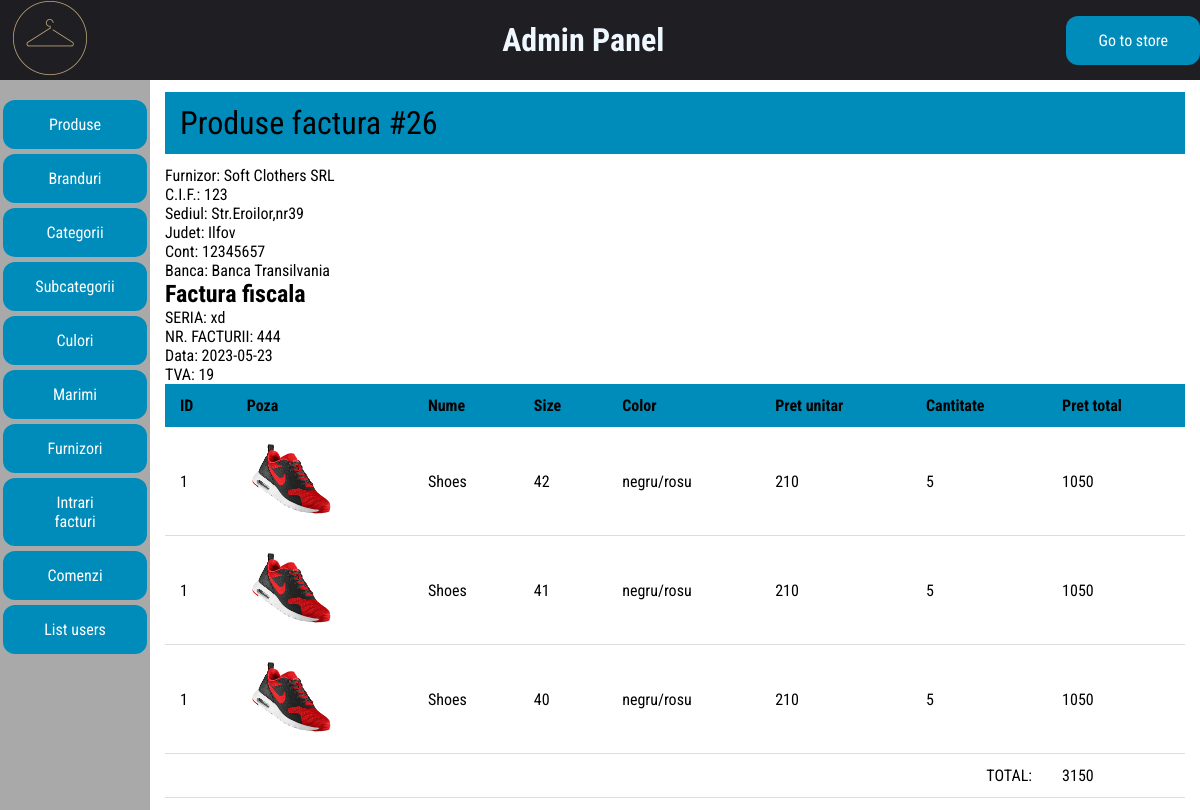
The page /admin_area/bills_details.php?id_factura=26 (signed in) on the database its author committed.
### tables this page shows
CREATE TABLE IF NOT EXISTS `intrarifacturi` (
  `ID` int NOT NULL AUTO_INCREMENT,
  `serie` varchar(32) NOT NULL,
  `nr` varchar(32) NOT NULL,
  `cod_furnizor` int NOT NULL,
  `data` date NOT NULL,
  `TVA` varchar(32) NOT NULL,
  `nr_aviz` varchar(32) NOT NULL,
  `pret_total` float NOT NULL,
  PRIMARY KEY (`ID`),
  KEY `cod_furnizor` (`cod_furnizor`)
);

CREATE TABLE IF NOT EXISTS `furnizori` (
  `ID` int NOT NULL AUTO_INCREMENT,
  `denumire` varchar(100) NOT NULL,
  `adresa` varchar(255) NOT NULL,
  `cod_judet` int NOT NULL,
  `IBAN` varchar(100) NOT NULL,
  `Banca` varchar(100) NOT NULL,
  `CIF` varchar(255) NOT NULL,
  PRIMARY KEY (`ID`),
  KEY `cod_judet` (`cod_judet`)
);

CREATE TABLE IF NOT EXISTS `judete` (
  `ID` int NOT NULL AUTO_INCREMENT,
  `denumire` varchar(16) NOT NULL,
  PRIMARY KEY (`ID`)
);

CREATE TABLE IF NOT EXISTS `intrariproduse` (
  `ID` int NOT NULL AUTO_INCREMENT,
  `cod_factura` int NOT NULL,
  `cod_produs` int NOT NULL,
  `cantitate` int NOT NULL,
  `cod_marime` int NOT NULL,
  `cod_culoare` int NOT NULL,
  `pret_unitar` float NOT NULL,
  PRIMARY KEY (`ID`),
  KEY `cod_factura` (`cod_factura`),
  KEY `cod_marime` (`cod_marime`),
  KEY `cod_produs` (`cod_produs`),
  KEY `cod_culoare` (`cod_culoare`)
);

CREATE TABLE IF NOT EXISTS `produse` (
  `ID` int NOT NULL AUTO_INCREMENT,
  `denumire` varchar(64) NOT NULL,
  `cod_brand` int NOT NULL,
  `cod_categorie` int NOT NULL,
  `pret` float NOT NULL,
  `descriere` varchar(255) NOT NULL,
  `keywords` varchar(255) NOT NULL,
  `cod_subcategorie` int NOT NULL,
  `produs_imagine1` varchar(255) NOT NULL,
  PRIMARY KEY (`ID`),
  KEY `cod_brand` (`cod_brand`),
  KEY `cod_categorie` (`cod_categorie`),
  KEY `cod_subcategorie` (`cod_subcategorie`)
);

CREATE TABLE IF NOT EXISTS `marimi` (
  `ID` int NOT NULL AUTO_INCREMENT,
  `denumire` varchar(32) NOT NULL,
  PRIMARY KEY (`ID`)
);

CREATE TABLE IF NOT EXISTS `culori` (
  `ID` int NOT NULL AUTO_INCREMENT,
  `denumire` varchar(64) NOT NULL,
  PRIMARY KEY (`ID`)
);

### admin_area/bills_details.php (the view, shortened to what this page needs)
<?php
include("../includes/connect.php");
if (isset($_GET['id_factura'])) {
  $id_comanda = $_GET['id_factura'];
  $f_query = mysqli_query($con, "SELECT *,f.denumire AS nume_furnizor,j.denumire AS nume_judet FROM intrarifacturi i
  INNER JOIN furnizori f ON i.cod_furnizor=f.ID
  INNER JOIN judete j ON f.cod_judet=j.ID
  WHERE i.ID=$id_comanda
  ");
  $furnizor_info = mysqli_fetch_assoc($f_query);
}
?>
<!DOCTYPE html>
<html lang="en">
<head>
  <link rel="stylesheet" href="admin_area/css/style.css">
  <link rel="stylesheet" href="css/style.css">
</head>
<body>
  <?php include("includes/header.php") ?>
  <div class="wrapper">
    <?php include("includes/sidebar.php") ?>
    <div class="container">
      <div class="order-detail-header">Produse factura #<?= $id_comanda ?> </div>
      <div class="info">
        <div class="shipping-info">
          <p>Furnizor: <?= $furnizor_info['nume_furnizor'] ?></p>
          <p>C.I.F.: <?= $furnizor_info['CIF'] ?> </p>
          <p>Sediul: <?= $furnizor_info['adresa'] ?></p>
          <p>Judet: <?= $furnizor_info['nume_judet'] ?></p>
          <p>Cont: <?= $furnizor_info['IBAN'] ?></p>
          <p>Banca: <?= $furnizor_info['Banca'] ?></p>
        </div>
        <div class="shipping-info">
          <h2>Factura fiscala</h2>
          <p>SERIA: <?= $furnizor_info['serie'] ?></p>
          <p>NR. FACTURII: <?= $furnizor_info['nr'] ?></p>
          <p>Data: <?= $furnizor_info['data'] ?></p>
          <p>TVA: <?= $furnizor_info['TVA'] ?></p>
        </div>
      </div>
      <div class="table-container">
        <table id="table_field">
          <thead>
            <th>ID</th>
            <th>Poza</th>
            <th>Nume</th>
            <th>Size</th>
            <th>Color</th>
            <th>Pret unitar</th>
            <th>Cantitate</th>
            <th>Pret total</th>
          </thead>
          <tbody>
            <?php
            $result_query = mysqli_query($con, "SELECT *,p.ID AS produs_ID,p.denumire AS nume_produs,m.denumire AS nume_marime,cl.denumire AS nume_culoare FROM intrariproduse i
            INNER JOIN produse p ON i.cod_produs=p.ID
            INNER JOIN marimi m ON i.cod_marime=m.ID
            INNER JOIN culori cl ON i.cod_culoare=cl.ID
            WHERE cod_factura=$id_comanda");
            $total = 0;
            while ($row = mysqli_fetch_assoc($result_query)) {
            ?>
              <tr>
                <td><?= $row['produs_ID'] ?></td>
                <td><img src="images/<?= $row['produs_imagine1'] ?>" alt=""></td>
                <td><?= $row['nume_produs'] ?></td>
                <td><?= $row['nume_marime'] ?></td>
                <td><?= $row['nume_culoare'] ?></td>
                <td><?= $row['pret_unitar'] ?></td>
                <td><?= $row['cantitate'] ?></td>
                <td><?= $row['pret_unitar'] * $row['cantitate'] ?></td>
              </tr>
            <?php
              $total += $row['pret_unitar'] * $row['cantitate'];
            }
            ?>
            <tr class="table-bottom">
              <td colspan="7" class="total">TOTAL: </td>
              <td><?= $total ?></td>
            </tr>
          </tbody>
        </table>
      </div>
    </div>
  </div>
</body>
</html>

### admin_area/css/style.css (style rules this page uses)
html { height: 100%; box-sizing: border-box; font-family: "Roboto Condensed", sans-serif; }
*, *::before, *::after { box-sizing: inherit; padding: 0; margin: 0; text-decoration: none; }
.wrapper { display: flex; min-height: 90vh; }
.container { display: flex; flex-direction: column; align-items: center; justify-content: flex-start; flex-grow: 1; padding: 12px 15px; }
#table_field { border-collapse: collapse; width: 100%; border-radius: 5px 5px 0 0; overflow-x: hidden; overflow-y: scroll; }
#table_field tbody tr td img { height: 80px; }
#table_field th, #table_field td { padding: 12px 15px; }
#table_field tbody tr { border-bottom: 1px solid #dddddd; }
.total { text-align: end; }
.order-detail-header { padding: 12px 15px; width: 100%; margin-bottom: 12px; background-color: #008cba; font-size: 2rem; }
.table-container { width: 100%; }
.info { display: flex; width: 100%; flex-direction: column; }

### rows shown on the page
intrarifacturi: cod_furnizor.denumire "Soft Clothers SRL", cod_furnizor.CIF "123", cod_furnizor.adresa "Str.Eroilor,nr39", judete.denumire "Ilfov", cod_furnizor.IBAN "12345657", cod_furnizor.Banca "Banca Transilvania", serie "xd", nr "444", data "2023-05-23", TVA "19"
intrariproduse: cod_produs.ID "1", cod_produs.produs_imagine1 (picture), cod_produs.denumire "Shoes", cod_marime.denumire "42", cod_culoare.denumire "negru/rosu", pret_unitar "210", cantitate "5", $row['pret_unitar'] * $row['cantitate'] "1050"
intrariproduse: cod_produs.ID "1", cod_produs.produs_imagine1 (picture), cod_produs.denumire "Shoes", cod_marime.denumire "41", cod_culoare.denumire "negru/rosu", pret_unitar "210", cantitate "5", $row['pret_unitar'] * $row['cantitate'] "1050"
intrariproduse: cod_produs.ID "1", cod_produs.produs_imagine1 (picture), cod_produs.denumire "Shoes", cod_marime.denumire "40", cod_culoare.denumire "negru/rosu", pret_unitar "210", cantitate "5", $row['pret_unitar'] * $row['cantitate'] "1050"

### other values the page prints
$id_comanda "26"
$total "3150"
